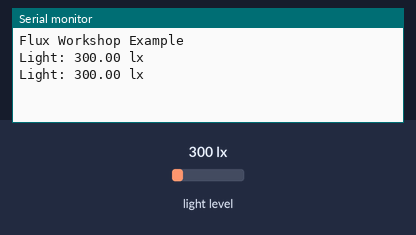
Simulated run of this sketch. Board: Arduino Uno, built with avr-gcc and run on an emulated ATmega328P. Parts: the last lines printed to the serial monitor. Inputs (shaded band) come from the test bench; at power-on: light level 300 lx.

Above: at 1.8 s.
1.9 s: light level set to 40 lx
At 2.8 s:
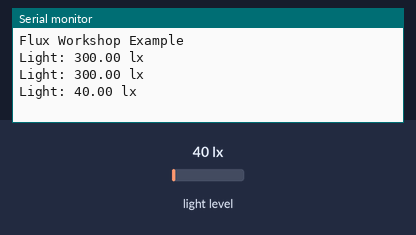
3.4 s: light level set to 500 lx
At 4.8 s:
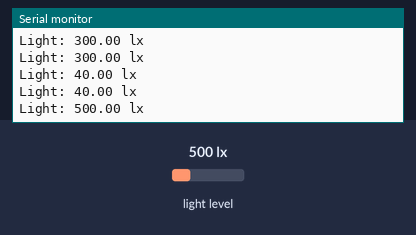
Timing chart, 0 to 6.4 s (numbered marks = the images above; inputs shaded):
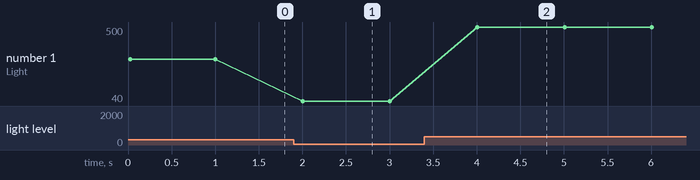

The sketch:

light_intensity.ino
```cpp
#include <Wire.h>
#include <BH1750.h>
BH1750 GY30; // instantiate a sensor event object
void setup(){
  Serial.begin(9600); // launch the serial monitor
  Wire.begin(); // Initialize the I2C bus for use by the BH1750 library
  GY30.begin(); // Initialize the sensor object
  Serial.println("Flux Workshop Example");
}
void loop() {
  float lux = GY30.readLightLevel(); // read the light level from the sensor and store it in a variable
  Serial.println((String)"Light: " + lux + " lx"); // print the data to the serial monitor
  delay(1000); // Pause for a second before repeating the sensor poll
}
```

Measured:
- after the input at 1.9 s, the serial monitor: prints a new line after 0.10 s (image 1)
- after the input at 3.4 s, the serial monitor: prints a new line after 0.61 s (image 2)
- plotted number 1: 300 → 40 after the input at 1.9 s, 40 → 500 after the input at 3.4 s
